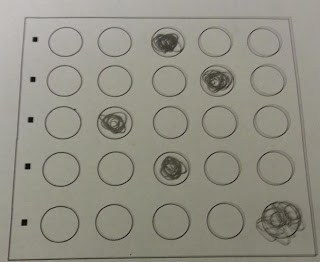
#> input picture ahmed_test_stuff/pythonStuff/test6.jpg, 320 x 262 px
$ python process.py --image test6.jpg
#> lines starting #> are read from the running program, lines starting #| are printed output that depends on the picture; after the words box and inside, x2 and y2 are one past the last pixel; in counts of white or black regions, pixels touching at a corner belong together
# import the necessary packages
from imutils.perspective import four_point_transform
from imutils import contours
import numpy as np
import argparse
import imutils
import cv2

# construct the argument parse and parse the arguments
ap = argparse.ArgumentParser()
ap.add_argument("-i", "--image", required=True,
	help="path to the input image")
args = vars(ap.parse_args())

# define the answer key which maps the question number
# to the correct answer
ANSWER_KEY = {0: 1, 1: 4, 2: 0, 3: 3, 4: 1}

# load the image, convert it to grayscale, blur it
# slightly, then find edges
image = cv2.imread(args["image"])
#> image is the input picture: shape (262, 320, 3); mean B, G, R 132.8, 144.2, 146.3
gray = cv2.cvtColor(image, cv2.COLOR_BGR2GRAY)
blurred = cv2.GaussianBlur(gray, (5, 5), 0)
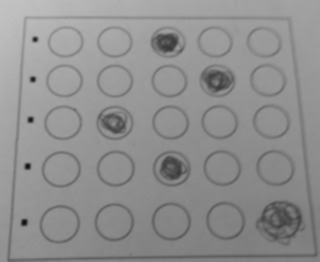
#> blurred: shape (262, 320); min 16, max 194, mean 143.5
edged = cv2.Canny(blurred, 75, 200)
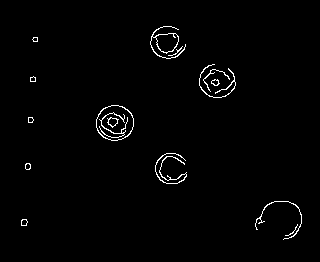
#> edged: shape (262, 320); 1.4% white in thin lines or dots, all inside (x1, y1, x2, y2) = (21, 26, 302, 240)

# find contours in the edge map, then initialize
# the contour that corresponds to the document
cnts = cv2.findContours(edged.copy(), cv2.RETR_EXTERNAL,
	cv2.CHAIN_APPROX_SIMPLE)
#> cnts = 14 contours, 4 with area under 20; largest, box (x1, y1, x2, y2) and area: (96, 105, 134, 141) 1032, (150, 26, 186, 59) 364, (155, 153, 187, 184) 44, (199, 64, 236, 98) 36, (211, 79, 220, 86) 34
cnts = imutils.grab_contours(cnts)
docCnt = None

# ensure that at least one contour was found
if len(cnts) > 0:
	# sort the contours according to their size in
	# descending order
	cnts = sorted(cnts, key=cv2.contourArea, reverse=True)

	# loop over the sorted contours
	for c in cnts:
		# approximate the contour
		peri = cv2.arcLength(c, True)
		approx = cv2.approxPolyDP(c, 0.02 * peri, True)

		# if our approximated contour has four points,
		# then we can assume we have found the paper
		if len(approx) == 4:
			docCnt = approx
			break
#> this loop made 14 passes
#> peri on passes 1 to 12: 120.6, 265.8, 339.8, 245.2, 24.14, 22.24, 19.66, 242, 18.83, 18.83, 16.83, 111.9

# apply a four point perspective transform to both the
# original image and grayscale image to obtain a top-down
# birds eye view of the paper
#> (the run stopped early here; a loop or call above may not have finished)
